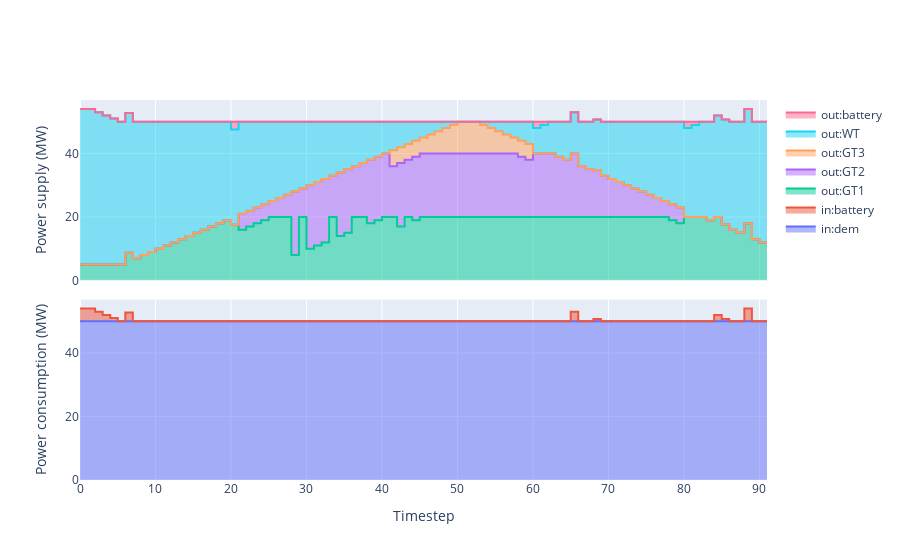

The cell this chart's notebook holds for it:
### Code cell
plots.plot_SumPowerMix(mc,carrier="el").show()

### Figure 1 — Plotly figure (JSON) as saved in the notebook; plotly's stock layout.template omitted (floating-point values rounded to 4 significant figures)
{"data": [{"legendgroup": "dem", "line": {"shape": "hv"}, "name": "in:dem", "stackgroup": "in", "type": "scatter", "visible": true, "xaxis": "x2", "y": [50, 50, 50, 50, 50, 50, 50, 50, 50, 50, 50, 50, 50, 50, 50, 50, 50, 50, 50, 50, 50, 50, 50, 50, 50, 50, 50, 50, 50, 50, 50, 50, 50, 50, 50, 50, 50, 50, 50, 50, 50, 50, 50, 50, 50, 50, 50, 50, 50, 50, 50, 50, 50, 50, 50, 50, 50, 50, 50, 50, 50, 50, 50, 50, 50, 50, 50, 50, 50, 50, 50, 50, 50, 50, 50, 50, 50, 50, 50, 50, 50, 50, 50, 50, 50, 50, 50, 50, 50, 50, 50, 50], "yaxis": "y2"}, {"legendgroup": "battery", "line": {"shape": "hv"}, "name": "in:battery", "stackgroup": "in", "type": "scatter", "visible": true, "xaxis": "x2", "y": [4, 4, 3, 2, 1, 0, 2.778, 0, 0, 0, 0, 0, 0, 0, 0, 0, 0, 0, 0, 0, 0, 0, 0, 0, 0, 0, 0, 0, 0, 0, 0, 0, 0, 0, 0, 0, 0, 0, 0, 0, 0, 0, 0, 0, 0, 0, 0, 0, 0, 0, 0, 0, 0, 0, 0, 0, 0, 0, 0, 0, 0, 0, 0, 4.3e-16, 0, 3, 0, 0, 0.7037, 0, 0, 3.44e-15, 0, 0, 0, 0, 0, 0, 0, 0, 0, 0, 0, 0, 2, 0.7037, 8.6e-16, 0, 4, 0, 8.6e-16, 6.45e-16], "yaxis": "y2"}, {"legendgroup": "GT1", "line": {"shape": "hv"}, "name": "out:GT1", "stackgroup": "out", "type": "scatter", "visible": true, "xaxis": "x", "y": [5, 5, 5, 5, 5, 5, 8.778, 7, 8, 9, 10, 11, 12, 13, 14, 15, 16, 17, 18, 19, 17.57, 16, 17, 18, 19, 20, 20, 20, 8, 20, 10, 11, 12, 20, 14, 15, 20, 20, 18, 19, 20, 20, 17, 20, 19, 20, 20, 20, 20, 20, 20, 20, 20, 20, 20, 20, 20, 20, 20, 20, 20, 20, 20, 20, 20, 20, 20, 20, 20, 20, 20, 20, 20, 20, 20, 20, 20, 20, 19, 18, 20, 20, 20, 19, 20, 17.7, 16, 15, 18, 13, 12, 11], "yaxis": "y"}, {"legendgroup": "GT2", "line": {"shape": "hv"}, "name": "out:GT2", "stackgroup": "out", "type": "scatter", "visible": true, "xaxis": "x", "y": [0, 0, 0, 0, 0, 0, 0, 0, 0, 0, 0, 0, 0, 0, 0, 0, 0, 0, 0, 0, 0, 5, 5, 5, 5, 5, 6, 7, 20, 9, 20, 20, 20, 13, 20, 20, 16, 17, 20, 20, 20, 16, 20, 18, 20, 20, 20, 20, 20, 20, 20, 20, 20, 20, 20, 20, 20, 20, 19, 18, 20, 20, 20, 19, 18, 20, 16, 15, 14.7, 13, 12, 11, 10, 9, 8, 7, 6, 5, 5, 5, 0, 0, 0, 0, 0, 0, 0, 0, 0, 0, 0, 0], "yaxis": "y"}, {"legendgroup": "GT3", "line": {"shape": "hv"}, "name": "out:GT3", "stackgroup": "out", "type": "scatter", "visible": true, "xaxis": "x", "y": [0, 0, 0, 0, 0, 0, 0, 0, 0, 0, 0, 0, 0, 0, 0, 0, 0, 0, 0, 0, 0, 0, 0, 0, 0, 0, 0, 0, 0, 0, 0, 0, 0, 0, 0, 0, 0, 0, 0, 0, 0, 5, 5, 5, 5, 5, 6, 7, 8, 9, 10, 10, 10, 9, 8, 7, 6, 5, 5, 5, 0, 0, 0, 0, 0, 0, 0, 0, 0, 0, 0, 0, 0, 0, 0, 0, 0, 0, 0, 0, 0, 0, 0, 0, 0, 0, 0, 0, 0, 0, 0, 0], "yaxis": "y"}, {"legendgroup": "WT", "line": {"shape": "hv"}, "name": "out:WT", "stackgroup": "out", "type": "scatter", "visible": true, "xaxis": "x", "y": [49, 49, 48, 47, 46, 45, 44, 43, 42, 41, 40, 39, 38, 37, 36, 35, 34, 33, 32, 31, 30, 29, 28, 27, 26, 25, 24, 23, 22, 21, 20, 19, 18, 17, 16, 15, 14, 13, 12, 11, 10, 9, 8, 7, 6, 5, 4, 3, 2, 1, 0, 0, 0, 1, 2, 3, 4, 5, 6, 7, 8, 9, 10, 11, 12, 13, 14, 15, 16, 17, 18, 19, 20, 21, 22, 23, 24, 25, 26, 27, 28, 29, 30, 31, 32, 33, 34, 35, 36, 37, 38, 39], "yaxis": "y"}, {"legendgroup": "battery", "line": {"shape": "hv"}, "name": "out:battery", "stackgroup": "out", "type": "scatter", "visible": true, "xaxis": "x", "y": [0, 0, 0, 0, 0, 0, 0, 0, 0, 0, 0, 0, 0, 0, 0, 0, 0, 0, 0, 0, 2.43, 0, 0, 0, 0, 0, 0, 0, 0, 0, 0, 0, 0, 0, 0, 0, 0, 0, 0, 0, 0, 0, 0, 0, 0, 0, 0, 0, 0, 0, 0, 0, 0, 0, 0, 0, 0, 0, 0, 0, 2, 1, 0, 0, 0, 0, 0, 0, 0, 0, 0, 0, 0, 0, 0, 0, 0, 0, 0, 0, 2, 1, 0, 0, 0, 0, 0, 0, 0, 0, 0, 0], "yaxis": "y"}], "layout": {"autosize": true, "legend": {"traceorder": "reversed"}, "xaxis": {"anchor": "y", "autorange": true, "domain": [0, 1], "matches": "x2", "range": [0, 91], "showticklabels": false, "title": {"text": ""}}, "xaxis2": {"anchor": "y2", "autorange": true, "domain": [0, 1], "range": [0, 91], "title": {"text": "Timestep"}}, "yaxis": {"anchor": "x", "autorange": true, "domain": [0.525, 1], "range": [0, 56.84], "title": {"text": "Power supply (MW)"}, "type": "linear"}, "yaxis2": {"anchor": "x2", "autorange": true, "domain": [0, 0.475], "range": [0, 56.84], "title": {"text": "Power consumption (MW)"}, "type": "linear"}}}
